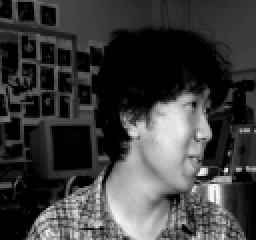
#> input picture Facial-Recog/assets/an2i/an2i_left_happy_open.png, 128 x 120 px, found by its file name (shown 2 times larger); its folder holds only this picture in this run
$ python Perceptron.py
#> lines starting #> are read from the running program, lines starting #| are printed output that depends on the picture
import os
import cv2
import numpy as np
import matplotlib.pyplot as plt
import seaborn as sns

# Função para carregar imagens de um diretório
def load_images_from_directory(directory, img_size=(50, 50)):
    """
    Carrega e redimensiona imagens de um diretório.
    Args:
        directory (str): Caminho do diretório.
        img_size (tuple): Tamanho para redimensionamento das imagens.
    Returns:
        images (list): Lista de imagens em escala de cinza redimensionadas.
        labels (list): Lista de rótulos correspondentes.
    """
#> called with directory = 'Facial-Recog\\assets', img_size = (50, 50)
    images = []
    labels = []
    classes = sorted(os.listdir(directory))  # Cada subdiretório é uma classe
    for label_idx, class_name in enumerate(classes):
        class_path = os.path.join(directory, class_name)
        if os.path.isdir(class_path):
            for file_name in os.listdir(class_path):
                img_path = os.path.join(class_path, file_name)
                img = cv2.imread(img_path, cv2.IMREAD_GRAYSCALE)  # Carrega em escala de cinza
#> img is the input picture: shape (120, 128); min 0, max 248, mean 61.1
                if img is not None:
                    img_resized = cv2.resize(img, img_size)
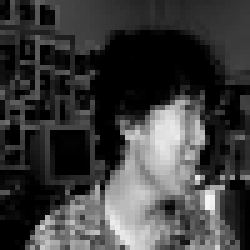
#> img_resized: shape (50, 50) (shown 5 times larger); min 0, max 246, mean 60.8
                    images.append(img_resized.flatten())  # Achatar imagem em vetor
                    labels.append(label_idx)
#> pass 2 of the loop in load_images_from_directory, `for label_idx, class_name in enumerate(classes):`:
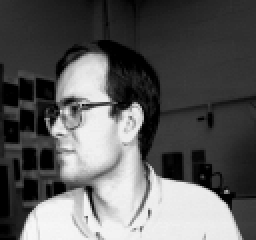
#> input picture Facial-Recog/assets/at33/at33_right_neutral_open.png, 128 x 120 px, found by its file name (shown 2 times larger)
#> in load_images_from_directory, img is the input picture: shape (120, 128); min 0, max 248, mean 92.1
#> in load_images_from_directory, `img_resized = cv2.resize(img, img_size)`:
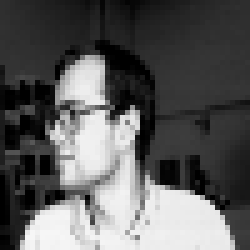
#> img_resized: shape (50, 50) (shown 5 times larger); min 0, max 246, mean 92.2
    return np.array(images), np.array(labels)

# Função para normalizar os dados
def normalize_data(images):
    return images / 255.0

# Função para codificar rótulos em formato one-hot
def one_hot_encode(labels, num_classes):
    return np.eye(num_classes)[labels]

# Função de ativação para o Perceptron
def step_function(x):
    return np.where(x >= 0, 1, 0)

# Modelo Perceptron Simples
class Perceptron:
    def __init__(self, input_size, num_classes):
        self.weights = np.random.randn(input_size, num_classes) * 0.01
        self.bias = np.zeros(num_classes)

    def train(self, X, y, epochs=10, lr=0.1):
        for epoch in range(epochs):
            for i in range(X.shape[0]):
                output = step_function(np.dot(X[i], self.weights) + self.bias)
                error = y[i] - output
                self.weights += lr * np.outer(X[i], error)
                self.bias += lr * error

    def predict(self, X):
        return step_function(np.dot(X, self.weights) + self.bias)

# Divisão dos dados (80% treino, 20% teste)
def train_test_split(X, y, test_size=0.2):
    indices = np.arange(X.shape[0])
    np.random.shuffle(indices)
    split_idx = int(X.shape[0] * (1 - test_size))
    train_idx, test_idx = indices[:split_idx], indices[split_idx:]
    return X[train_idx], X[test_idx], y[train_idx], y[test_idx]

# Avaliação do modelo
def evaluate_model(y_true, y_pred):
    accuracy = np.mean(y_true == y_pred)
    sensitivity = np.mean((y_true == 1) & (y_pred == 1)) / np.mean(y_true == 1)
    specificity = np.mean((y_true == 0) & (y_pred == 0)) / np.mean(y_true == 0)
    return accuracy, sensitivity, specificity

# Visualização da matriz de confusão
def plot_confusion_matrix(y_true, y_pred, class_names):
    confusion = np.zeros((len(class_names), len(class_names)), dtype=int)
    for t, p in zip(y_true, y_pred):
        confusion[t, p] += 1
    sns.heatmap(confusion, annot=True, fmt="d", cmap="Blues", xticklabels=class_names, yticklabels=class_names)
    plt.xlabel("Predicted")
    plt.ylabel("True")
    plt.show()

# Configuração do diretório e tamanhos
data_dir = r"Facial-Recog\assets"
img_size = (50, 50)

# Carregar e processar as imagens
images, labels = load_images_from_directory(data_dir, img_size=img_size)
#> labels = [0, 1]
images = normalize_data(images)
num_classes = len(set(labels))
#> num_classes = 2
labels_one_hot = one_hot_encode(labels, num_classes)
#> labels_one_hot = [[1, 0], [0, 1]]

# Divisão dos dados
X_train, X_test, y_train, y_test = train_test_split(images, labels_one_hot)
#> y_train = [[0, 1]]; y_test = [[1, 0]]

# Treinamento do Perceptron
perceptron = Perceptron(input_size=images.shape[1], num_classes=num_classes)
#> in __init__, `self.weights = np.random.randn(input_size, num_classes) * 0.01`: self.weights = 2500 pairs, first value -0.0318 to 0.0316, second value -0.0318 to 0.0343
perceptron.train(X_train, y_train, epochs=10, lr=0.1)
#> after the loop in train, `for epoch in range(epochs):`: self.bias = [-0.1, 0.1]; self.weights = 2500 pairs, first value -0.12 to 0.0275, second value -0.0236 to 0.121

# Predição e avaliação
y_pred_train = np.argmax(perceptron.predict(X_train), axis=1)
#> y_pred_train = [1]
y_pred_test = np.argmax(perceptron.predict(X_test), axis=1)
#> y_pred_test = [1]

y_true_train = np.argmax(y_train, axis=1)
#> y_true_train = [1]
y_true_test = np.argmax(y_test, axis=1)
#> y_true_test = [0]

train_accuracy, train_sensitivity, train_specificity = evaluate_model(y_true_train, y_pred_train)
#> in evaluate_model, `accuracy = np.mean(y_true == y_pred)`: accuracy = 1
#> in evaluate_model, `specificity = np.mean((y_true == 0) & (y_pred == 0)) / np.mean(y_true ..`: specificity = nan
#> train_accuracy = 1; train_sensitivity = 1; train_specificity = nan
test_accuracy, test_sensitivity, test_specificity = evaluate_model(y_true_test, y_pred_test)
#> test_accuracy = 0; test_sensitivity = nan; test_specificity = 0

# Exibir resultados
print(f"Treino - Acurácia: {train_accuracy}, Sensibilidade: {train_sensitivity}, Especificidade: {train_specificity}")
#| Treino - Acurácia: 1.0, Sensibilidade: 1.0, Especificidade: nan
print(f"Teste - Acurácia: {test_accuracy}, Sensibilidade: {test_sensitivity}, Especificidade: {test_specificity}")
#| Teste - Acurácia: 0.0, Sensibilidade: nan, Especificidade: 0.0

# Visualizar matriz de confusão
class_names = sorted(os.listdir(data_dir))
plot_confusion_matrix(y_true_test, y_pred_test, class_names)
#> the loop in plot_confusion_matrix, `for t, p in zip(y_true, y_pred):` made 1 pass
#> after the loop in plot_confusion_matrix, `for t, p in zip(y_true, y_pred):`: confusion = [[0, 1], [0, 0]]
#> in plot_confusion_matrix, `plt.show()`:
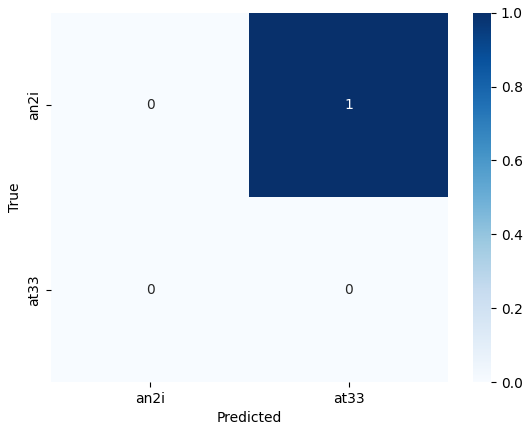
#> figure drawn by matplotlib, 2 panels
